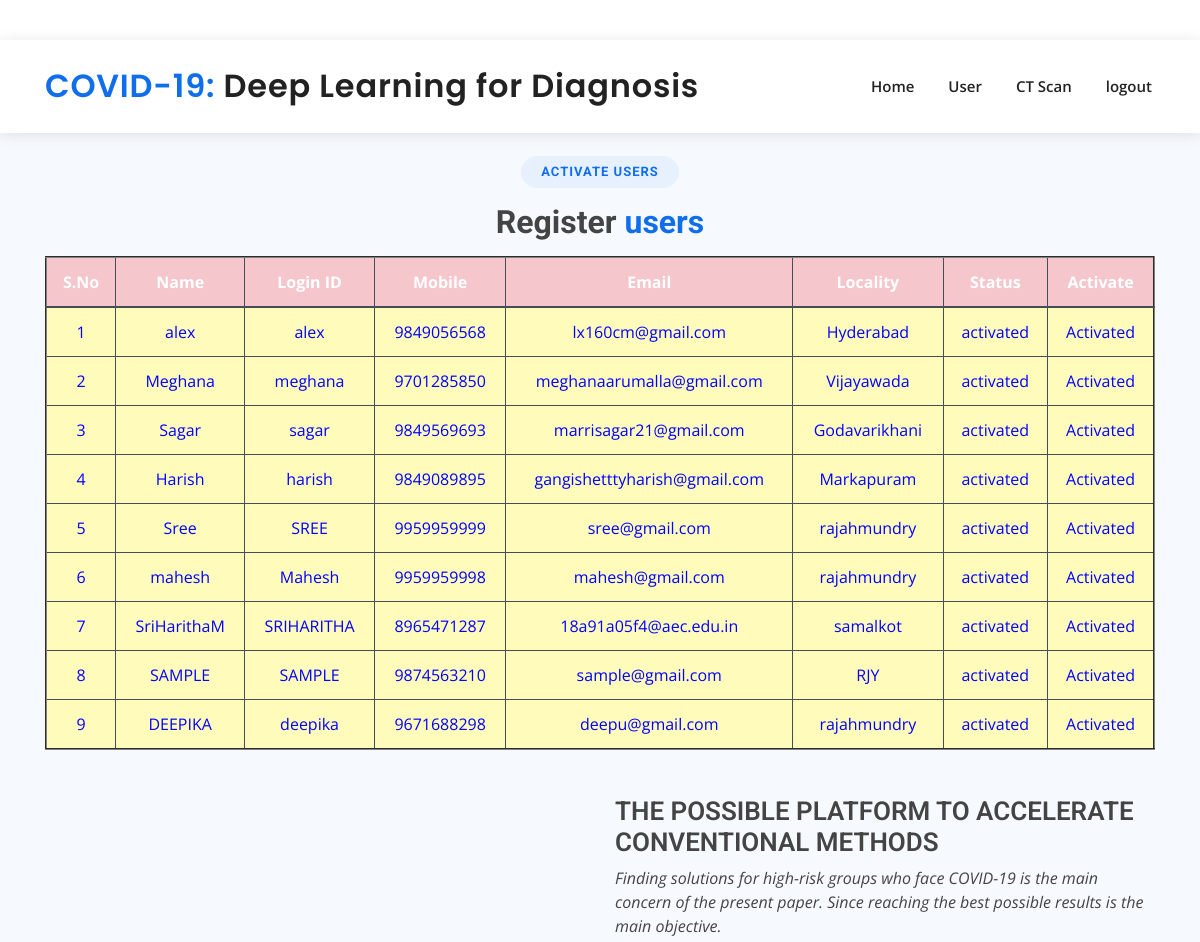
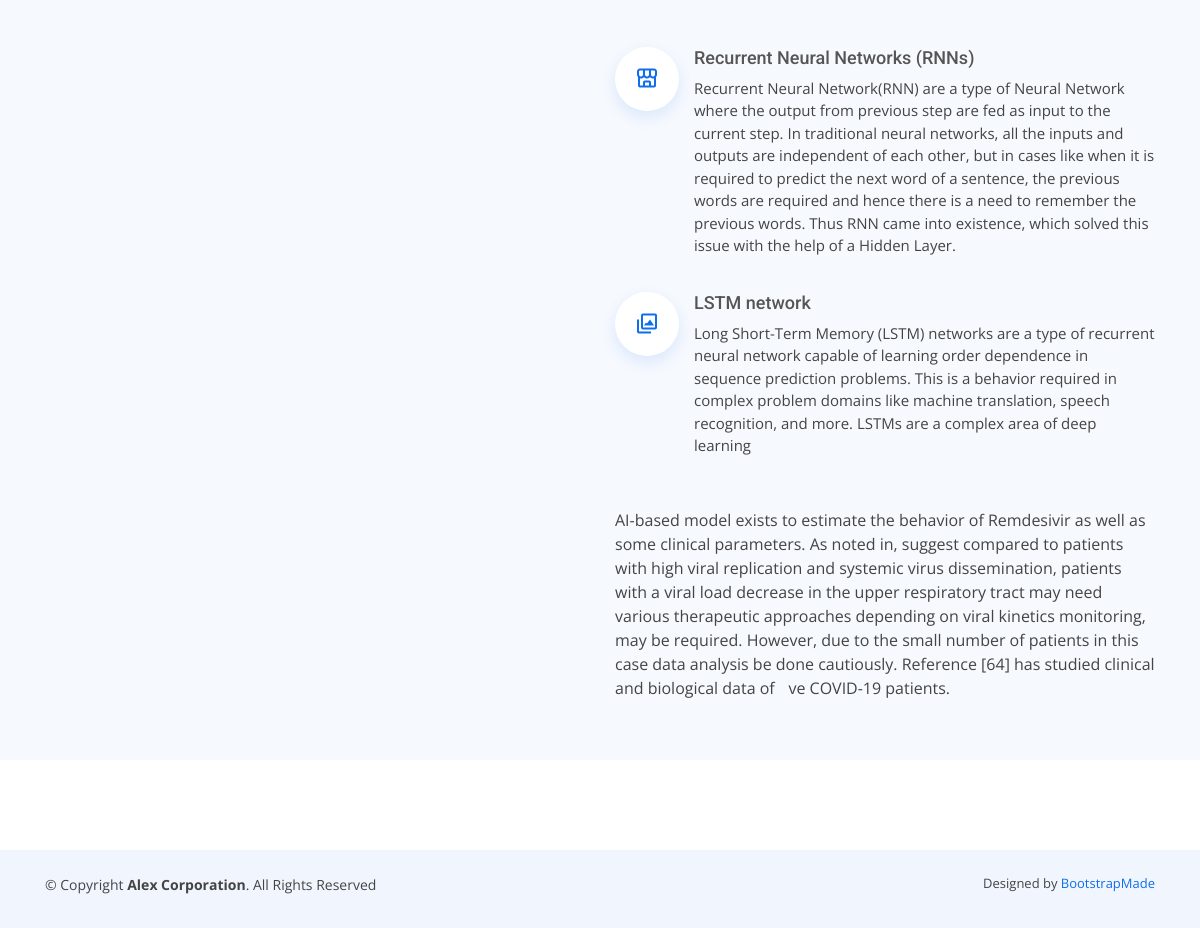
Screenshot of /AdminActivaUsers/?uid=4 with the database file from the repository (2 pictures, top to bottom).
### users/models.py (models this page shows, shortened)
class UserRegistrationModel(models.Model):
    name = models.CharField(max_length=100)
    loginid = models.CharField(unique=True, max_length=100)
    password = models.CharField(max_length=100)
    mobile = models.CharField(unique=True, max_length=100)
    email = models.CharField(unique=True, max_length=100)
    locality = models.CharField(max_length=100)
    address = models.CharField(max_length=1000)
    city = models.CharField(max_length=100)
    state = models.CharField(max_length=100)
    status = models.CharField(max_length=100)
    class Meta:
        db_table = 'UserRegistrations'

### admins/views.py (the view)
# urls.py: path("AdminActivaUsers/", admins.AdminActivaUsers, name="AdminActivaUsers"),
def AdminActivaUsers(request):
    if request.method == 'GET':
        id = request.GET.get('uid')
        status = 'activated'
        print("PID = ", id, status)
        UserRegistrationModel.objects.filter(id=id).update(status=status)
        data = UserRegistrationModel.objects.all()
        return render(request, 'admins/RegisteredUsers.html', {'data': data})

### assets/templates/admins/RegisteredUsers.html
{%extends 'admins/adminbase.html'%}
{%block contents%}
 <div class="section-title">
          <h2>Activate users</h2>
          <h3>Register  <span> users</span></h3>
          <p>
              <table border="2px" class="table table-hover table-dark">
                    <thead>
                    <tr class="table-danger">
                        <th scope="col">S.No</th>
                        <th scope="col">Name</th>
                        <th scope="col">Login ID</th>
                        <th scope="col">Mobile</th>
                        <th scope="col">Email</th>
                        <th scope="col">Locality</th>
                        <th scope="col">Status</th>
                        <th scope="col">Activate</th>
                    </tr>
                    </thead>
                    <tbody>
                    {% for i in data %}
                    <tr scope="row" style="color: BLUE; background-color:#FFFCBB">
                        <td>{{forloop.counter}}</td>
                        <td>{{i.name}}</td>
                        <td>{{i.loginid}}</td>
                        <td>{{i.mobile}}</td>
                        <td>{{i.email}}</td>
                        <td>{{i.locality}}</td>
                        <td>{{i.status}}</td>
                        {% if i.status == 'waiting' %}
                        <td><a class="btn-link" href="/AdminActivaUsers/?uid={{ i.id }}"
                               style="color:DARKBLUE">Activate</a></td>
                        {% else %}
                        <td> Activated</td>
                        {% endif %}
                    </tr>
                    {% endfor %}
                    </tbody>
                </table>
          </p>
        </div>
{%endblock%}

### assets/static/assets/css/style.css (style rules this page uses)
body { font-family: "Open Sans", sans-serif; color: #444444; }
h1, h2, h3, h4, h5, h6 { font-family: "Roboto", sans-serif; }
.section-title { text-align: center; padding-bottom: 30px; }
.section-title h2 { font-size: 13px; letter-spacing: 1px; font-weight: 700; padding: 8px 20px; margin: 0; background: #e7f1fd; color: #106eea; display: inline-block; text-transform: uppercase; border-radius: 50px; }
.section-title h3 { margin: 15px 0 0 0; font-size: 32px; font-weight: 700; }
.section-title h3 span { color: #106eea; }
.section-title p { margin: 15px auto 0 auto; font-weight: 600; }
@media (min-width: 1024px) { .section-title p { width: 50%; } }

### rows the page displays
UserRegistrationModel: name "alex", loginid "alex", mobile "9849056568", email "lx160cm@gmail.com", locality "Hyderabad", status "activated", shows "Activated"
UserRegistrationModel: name "Meghana", loginid "meghana", mobile "9701285850", email "meghanaarumalla@gmail.com", locality "Vijayawada", status "activated", shows "Activated"
UserRegistrationModel: name "Sagar", loginid "sagar", mobile "9849569693", email "marrisagar21@gmail.com", locality "Godavarikhani", status "activated", shows "Activated"
UserRegistrationModel: name "Harish", loginid "harish", mobile "9849089895", email "gangishetttyharish@gmail.com", locality "Markapuram", status "activated", shows "Activated"
UserRegistrationModel: name "Sree", loginid "SREE", mobile "9959959999", email "sree@gmail.com", locality "rajahmundry", status "activated", shows "Activated"
UserRegistrationModel: name "mahesh", loginid "Mahesh", mobile "9959959998", email "mahesh@gmail.com", locality "rajahmundry", status "activated", shows "Activated"
UserRegistrationModel: name "SriHarithaM", loginid "SRIHARITHA", mobile "8965471287", email "18a91a05f4@aec.edu.in", locality "samalkot", status "activated", shows "Activated"
UserRegistrationModel: name "SAMPLE", loginid "SAMPLE", mobile "9874563210", email "sample@gmail.com", locality "RJY", status "activated", shows "Activated"
UserRegistrationModel: name "DEEPIKA", loginid "deepika", mobile "9671688298", email "deepu@gmail.com", locality "rajahmundry", status "activated", shows "Activated"
